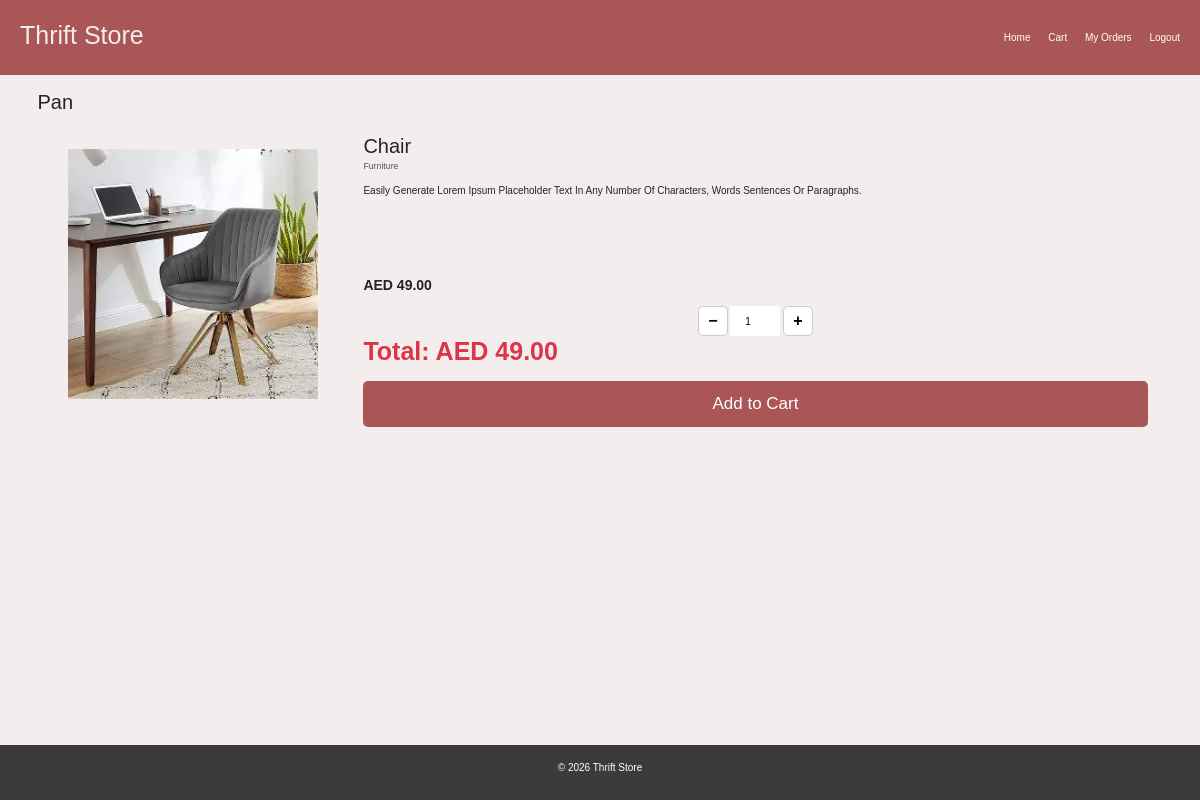
The app's page /view_product/1/ (signed in) with its own data.
### ThriftStoreApp/models.py (models this page shows, shortened)
class ProductDb(models.Model):
    product_name = models.CharField(max_length=100)
    product_description = models.TextField()
    product_category = models.ForeignKey(
        CategoryDb,
        on_delete=models.CASCADE
    )
    product_price = models.DecimalField(max_digits=10, decimal_places=2)
    product_image = models.ImageField(
        upload_to='products/',
        null=True,
        blank=True
    )
    product_seller = models.ForeignKey(
        settings.AUTH_USER_MODEL,
        on_delete=models.SET_NULL,
        null=True,
        blank=True,
        related_name='products'
    )
    created_at = models.DateTimeField(auto_now_add=True)
    updated_at = models.DateTimeField(auto_now=True)

class CategoryDb(models.Model):
    category_name = models.CharField(max_length=100)
    category_image = models.ImageField(
        upload_to='category_images/',
        null=True,
        blank=True
    )
    def __str__(self):
        return self.category_name

### ThriftStoreApp/views.py (the view)
# urls.py: path('view_product/<int:id>/',views.view_product,name = 'view_product'),
@login_required
def view_product(request,id):
    product = ProductDb.objects.get(id = id)
    return render(request,'buyer/view_product.html',{'product':product})

### ThriftStoreApp/templates/buyer/view_product.html (shortened to what this page needs)
{% extends 'base.html' %}
{% load static %}
{% block content %}
<h2>Pan</h2>
    <div class="d-flex">
<div class="m-5">
                    <img src="{{ product.product_image.url }}" class="card-img-top" alt="">
</div>
                    <div class="card-body d-flex flex-column m-4">
                        <h2 class="card-title">{{ product.product_name }}</h2>
                        <p class="card-text"><small class="text-body-secondary">{{ product.product_category }}</small></p>
                        <div class="desc-wrapper">
                            <p class="card-text description">
                            <span class="text-content">
                                {{ product.product_description }}
                            </span>
                        </p>
                        </div>
                        <p class="product-price card-text fw-bold"> AED {{ product.product_price }}</p>
                        <form action="{% url 'add_to_cart' product.id %}" method="post">
<div class="d-flex align-items-center justify-content-center gap-1">
    <button type="button"
            class="qty-btn"
            onclick="decreaseQty()">
        −
    </button>
    <input type="number"
           id="quantity"
           name="quantity"
           value="1"
           min="1"
           class="qty-input"
           readonly>
    <button type="button"
            class="qty-btn"
            onclick="increaseQty()">
        +
    </button>
</div>
<h1 class="display- fw-bold  text-danger">
    Total:  AED <span id="total"></span>
</h1>
                            <button class="edit-btn mt-3" type="submit">
                                Add to Cart
                            </button>
                        </form>
                    </div>
    </div>
{% endblock %}

### ThriftStoreApp/static/css/style.css (style rules this page uses)
* { font-family:Arial, Helvetica, sans-serif; margin: 0; padding: 0; box-sizing: border-box; border: none; text-decoration: none; text-transform: capitalize; transition: .2s linear; }
:root { --main-color:#aa5656; --black:#3b3b3e; --bg:#f3eded; --border:.1rem solid rgba(128, 124, 124, 0.763); }
html { font-size: 62.5%; overflow-x: hidden; scroll-padding-top: 9rem; scroll-behavior: smooth; }
body { background: var(--bg); min-height: 100vh; display: flex; flex-direction: column; }
button { width: 100%; padding: 1rem; font-size: 1.7rem; background: var(--main-color); color: #fff; border-radius: 0.5rem; cursor: pointer; font-weight: 500; margin-top:10px ; }
.edit-btn { background: var(--main-color); color: #fff; }
button,.edit-btn:hover { background-color: #863535; color: #fff; }
.card-img-top { width: 100%; height: 250px; object-fit: contain; }
.description { height: 92px; overflow-y: auto; font-size: 1rem; }
.product-price { font-size: 1.4rem; }
.qty-btn { width: 30px ; height: 30px ; min-width: 30px; padding: 0 ; margin: 0 ; font-size: 16px ; font-weight: bold; display: flex; align-items: center; justify-content: center; border: 1px solid #ccc ; background: #fff ; color: #000 ; flex: 0 0 30px; }
.qty-input { width: 50px ; height: 30px; padding: 0 ; margin: 0 ; text-align: center; }

### records on screen
ProductDb: product_image (picture), product_name "Chair", product_category "Furniture", product_description "Easily Generate Lorem Ipsum Placeholder Text In Any Number Of Characters, Words Sentences Or Paragraphs.", product_price "49.00"
